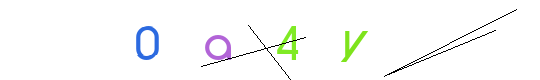
#> input picture khoonsun/captchaImages/0a4y-0.png, 540 x 80 px; its folder holds only this picture in this run
$ jupyter execute updatedClustering.ipynb   (older library calls are emulated)
#> lines starting #> are read from the running program, lines starting #| are printed output that depends on the picture; after the words box and inside, x2 and y2 are one past the last pixel; in counts of white or black regions, pixels touching at a corner belong together
[cell 1]
import cv2
import numpy as np
import matplotlib.pyplot as plt
import os
import logging
from typing import List, Tuple, Optional
from tqdm import tqdm

[cell 2]
# ==========================================================
# Logging
#   - split_log.txt: detailed per-image pipeline logs
#   - discardedCaptcha.txt: one line per discarded sample
# ==========================================================
logging.basicConfig(
    filename='split_log.txt',
    filemode='w',
    level=logging.INFO,
    format='%(asctime)s | %(message)s',
    force=True
)
log = logging.getLogger('split').info

discard_logger = logging.getLogger('discard')
discard_logger.setLevel(logging.INFO)
discard_logger.propagate = False

for h in list(discard_logger.handlers):
    discard_logger.removeHandler(h)
    try:
        h.close()
    except Exception:
        pass

discard_handler = logging.FileHandler('discardedCaptcha.txt', mode='w', encoding='utf-8')
discard_handler.setFormatter(logging.Formatter('%(message)s'))
discard_logger.addHandler(discard_handler)

discard = discard_logger.info

[cell 3]
# ========================================================================
# Core I/O & small helpers - File naming, color conversions, simple viewer
# ========================================================================
def get_characters_from_filename(filename: str) -> Tuple[str, int]:
    characters = filename.split('/')[-1].split('-0.png')[0]
    return characters, len(characters)

def get_rgb_image(image: np.ndarray) -> np.ndarray:
    return cv2.cvtColor(image, cv2.COLOR_BGR2RGB)

def get_gray_image(image: np.ndarray) -> np.ndarray:
    return cv2.cvtColor(image, cv2.COLOR_RGB2GRAY)

def load_image(image_path: str) -> np.ndarray:
#> called with image_path = 'captchaImages/0a4y-0.png'
    return cv2.imread(image_path)
#> returned value is the input picture: shape (80, 540, 3); mean B, G, R 249.3, 250.1, 248.9

# [10 lines left out: function show_image, not called in this run]

[cell 4]
# ======================================================================
# Preprocessing (background cleanup & light 'stroke' dilation)
# ======================================================================
def clean_image(image: np.ndarray) -> np.ndarray:
    # Clean image from black lines and noise
    gray = get_gray_image(image)
    # Use HSV saturation to avoid killing dark colored strokes.
    hsv = cv2.cvtColor(image, cv2.COLOR_RGB2HSV)
#> hsv: shape (80, 540, 3); mean H, S, V 3, 5.3, 251.8
    S = hsv[..., 1]
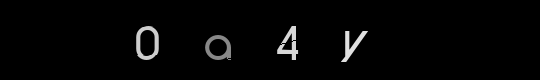
#> S: shape (80, 540); min 0, max 224, mean 5.3
    black_mask = ((gray < 1) & (S < 60))
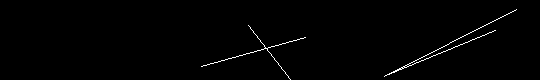
#> black_mask: shape (80, 540) bool; 0.92% white in thin lines or dots, all inside (x1, y1, x2, y2) = (201, 9, 517, 80)
    black_mask = black_mask.astype(np.uint8) * 255
    kernel = cv2.getStructuringElement(cv2.MORPH_ELLIPSE, (3, 3))
    cleaned_mask = cv2.morphologyEx(black_mask, cv2.MORPH_CLOSE, kernel, iterations=2)
    cleaned_mask = cv2.dilate(cleaned_mask, kernel, iterations=1)
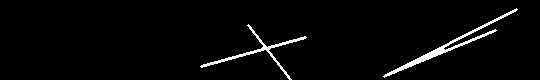
#> cleaned_mask: shape (80, 540); 2.8% white; 2 white regions, box (x1, y1, x2, y2) and area: (383, 8, 518, 78) 709, (200, 24, 307, 80) 479
    inverse_mask = cv2.bitwise_not(cleaned_mask)
    img_rgb_clean = image.copy()
    img_rgb_clean[inverse_mask == 0] = [255, 255, 255]
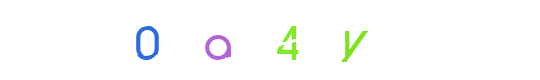
#> img_rgb_clean: shape (80, 540, 3); mean R, G, B 251.3, 252.5, 251.8
    return img_rgb_clean

def dilate_image(image: np.ndarray) -> np.ndarray:
    """
    Dilate the image to strengthen character pixels.
    """
    kernel = np.ones((3,3), np.uint8)
    invert_image = cv2.bitwise_not(image)
    invert_image = cv2.dilate(invert_image, kernel, iterations=2)
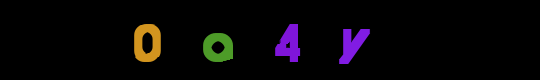
#> invert_image: shape (80, 540, 3); mean R, G, B 8.1, 5.4, 7.1
    return cv2.bitwise_not(invert_image)
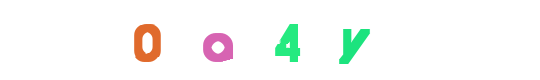
#> returned value: shape (80, 540, 3); mean of channels 0, 1, 2 246.9, 249.6, 247.9; drawn as B, G, R

[cell 5]
# ================================================================
# Clustering (color-based segmentation) → masks per character
# ================================================================
def get_k_means_clusters(image: np.ndarray, num_characters: int) -> List[np.ndarray]:
    """
    Apply k-means clustering to segment characters by color.

    Args:
        image: RGB image (h, w, 3)
        num_characters: Number of characters to segment

    Returns:
        List of binary masks, one per character cluster
    """
#> called with num_characters = 4
    # Remove white background pixels
    mask_nonwhite = np.any(image < 240, axis=-1)
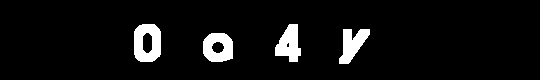
#> mask_nonwhite: shape (80, 540) bool; 6.2% white; 4 white regions, box (x1, y1, x2, y2) and area: (134, 24, 161, 62) 778, (203, 33, 233, 62) 661, (275, 24, 301, 62) 636, (339, 29, 370, 64) 610
    pixels = image[mask_nonwhite]
#> pixels = 2685 rows, first 8: [195, 213, 246], [133, 169, 237], [83, 133, 230], [63, 119, 227], [49, 110, 225], [49, 110, 225], [49, 110, 225], [49, 110, 225]

    # Guard k so it never exceeds the number of pixels we actually cluster.
    k = min(num_characters, pixels.shape[0])
    pixels = np.float32(pixels)

    # Apply k-means clustering
    criteria = (cv2.TERM_CRITERIA_EPS + cv2.TERM_CRITERIA_MAX_ITER, 100, 0.2)
    _, labels, centers = cv2.kmeans(pixels, k, None, criteria, 5, cv2.KMEANS_PP_CENTERS)
#> labels = 2685 values, max 3 at index 0, min 0 at index 2, mean 1.11; centers = [[48.29, 109, 224.6], [128.8, 230.9, 35.76], [178.2, 104.9, 216.4], [210.1, 225.8, 219.2]]

    # Create masks per cluster and remove noise
    h, w, _ = image.shape
    cluster_masks = []
    label_image = np.full((h, w), -1, dtype=np.int32)
    label_image[mask_nonwhite] = labels.flatten()
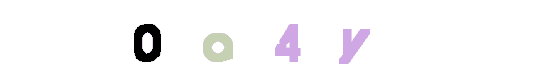
#> label_image: shape (80, 540) int32; 5 distinct labels, from -1 to 3; one colour per label, 0 black, -1 white

    # Removing noise
    h, w, _ = image.shape
    min_area = max(40, int(0.0015 * h * w))

    for i in range(k):
        cluster_mask = (label_image == i).astype(np.uint8) * 255

        # Remove small connected components ("noise dots"): keep only blobs >= min_area
        num_labels, comp_labels, stats, centroids = cv2.connectedComponentsWithStats(cluster_mask, connectivity=8)
        clean_mask = np.zeros_like(cluster_mask)
        for j in range(1, num_labels):  # skip background
            area = stats[j, cv2.CC_STAT_AREA]
            if area >= min_area:
                clean_mask[comp_labels == j] = 255

        # Optional: Morphological closing can help connect fragmented parts of actual characters a bit, but not too aggressive
        ks = max(3, int(round(min(h, w) * 0.01)))
        if ks % 2 == 0: ks += 1
        kernel_close = np.ones((ks, ks), np.uint8)
        clean_mask = cv2.erode(clean_mask, kernel_close, iterations=1)
        clean_mask = cv2.morphologyEx(clean_mask, cv2.MORPH_OPEN, np.ones((3,3), np.uint8), iterations=1)

        cluster_masks.append(clean_mask)
#> this loop made 4 passes
#> num_labels on passes 3 to 4: 18, 74
#> pass 1, in get_k_means_clusters, `cluster_mask = (label_image == i).astype(np.uint8) * 255`:
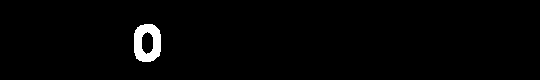
#> cluster_mask: shape (80, 540); 1.6% white; 1 white region, box (x1, y1, x2, y2) and area: (134, 24, 161, 62) 704
#> pass 2, in get_k_means_clusters, `num_labels, comp_labels, stats, centroids = cv2.connectedComponentsWit..`:
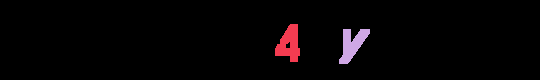
#> comp_labels: shape (80, 540) int32; 3 distinct labels, from 0 to 2; one colour per label, 0 black
#> (the rest of the program and of its run is left out)
